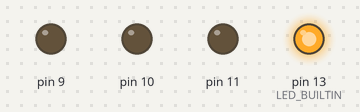
This sketch was run on a simulated Arduino Uno, built with avr-gcc and run on an emulated ATmega328P. Shown: output pins drawn as LEDs (lit = HIGH).

Above: at 0.1 s.
At 1.1 s:
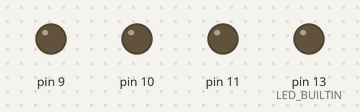
At 20.1 s:
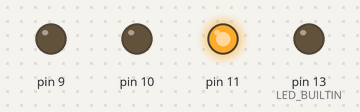
At 38.1 s:
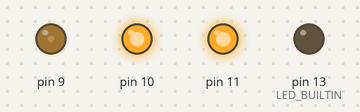
Timing chart, 0 to 39.6 s (numbered marks = the images above):
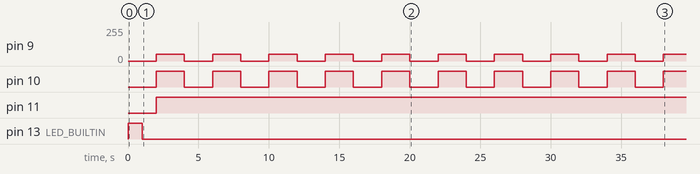

The sketch:

LEDColor.ino
```cpp
// C++ code
//
int counter;

void setup()
{
  pinMode(LED_BUILTIN, OUTPUT);
  pinMode(11, OUTPUT);
  pinMode(10, OUTPUT);
  pinMode(9, OUTPUT);
}

void loop()
{
  digitalWrite(LED_BUILTIN, HIGH);
  delay(1000); // Wait for 1000 millisecond(s)
  digitalWrite(LED_BUILTIN, LOW);
  delay(1000); // Wait for 1000 millisecond(s)
  for (counter = 0; counter < 10; ++counter) {
    analogWrite(11, 255);
    analogWrite(10, 255);
    analogWrite(9, 51);
    delay(2000); // Wait for 2000 millisecond(s)
    analogWrite(11, 255);
    analogWrite(10, 0);
    analogWrite(9, 0);
    delay(2000); // Wait for 2000 millisecond(s)
  }
}
```

Measured:
- by itself, pin 9: alternates 51/255 for 2.0 s and 0/255 for 2.0 s
- by itself, pin 10: alternates HIGH for 2.0 s and LOW for 2.0 s
- by itself, pin 11: LOW → HIGH at 2.0 s
- by itself, pin 13 (LED_BUILTIN): LOW → HIGH at 0.00 s, → LOW 1.0 s later
